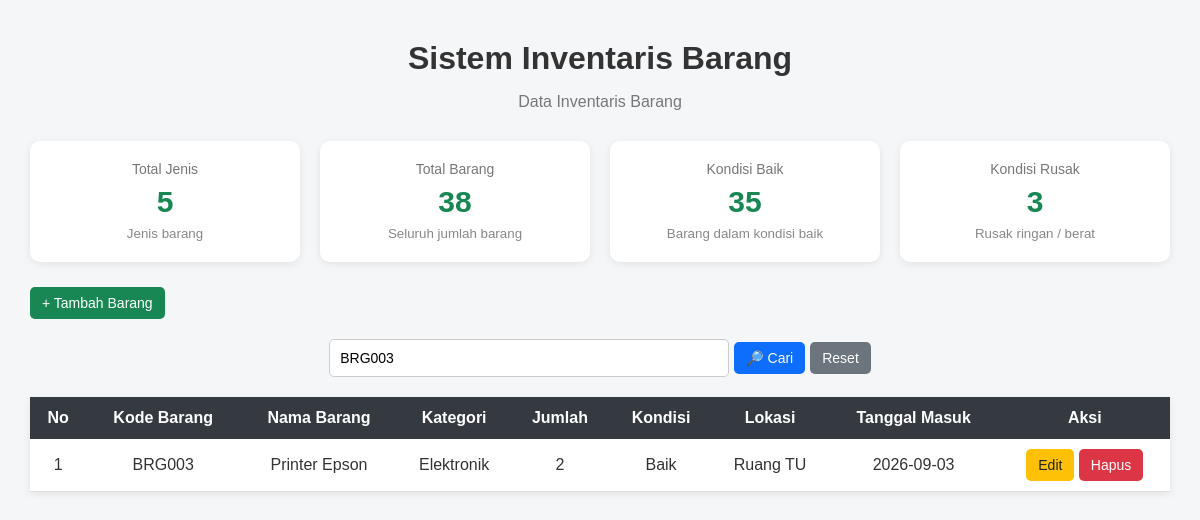
Page /index.php?keyword=BRG003 on the committed database.
### tables this page shows
CREATE TABLE `inventaris` (
  `id_barang` int NOT NULL,
  `kode_barang` varchar(20) NOT NULL,
  `nama_barang` varchar(100) NOT NULL,
  `kategori` varchar(50) NOT NULL,
  `jumlah` int NOT NULL,
  `kondisi` varchar(30) NOT NULL,
  `lokasi` varchar(100) NOT NULL,
  `tanggal_masuk` date NOT NULL
);

### index.php (the view, shortened to what this page needs)
<?php
include "koneksi.php";
$keyword = $_GET['keyword'] ?? '';
$query = "SELECT * FROM inventaris
          WHERE kode_barang LIKE '%$keyword%'
          OR nama_barang LIKE '%$keyword%'
          OR kategori LIKE '%$keyword%'
          OR lokasi LIKE '%$keyword%'
          ORDER BY id_barang DESC";
$result = mysqli_query($koneksi, $query);
$query_total = "SELECT SUM(jumlah) AS total_barang FROM inventaris";
$result_total = mysqli_query($koneksi, $query_total);
$data_total = mysqli_fetch_assoc($result_total);
$total_barang = $data_total['total_barang'] ?? 0;
$query_jenis = "SELECT COUNT(*) AS total_jenis FROM inventaris";
$result_jenis = mysqli_query($koneksi, $query_jenis);
$data_jenis = mysqli_fetch_assoc($result_jenis);
$total_jenis = $data_jenis['total_jenis'] ?? 0;
$query_baik = "SELECT SUM(jumlah) AS total_baik
               FROM inventaris
               WHERE kondisi = 'Baik'";
$result_baik = mysqli_query($koneksi, $query_baik);
$data_baik = mysqli_fetch_assoc($result_baik);
$total_baik = $data_baik['total_baik'] ?? 0;
$query_rusak = "SELECT SUM(jumlah) AS total_rusak
                FROM inventaris
                WHERE kondisi != 'Baik'";
$result_rusak = mysqli_query($koneksi, $query_rusak);
$data_rusak = mysqli_fetch_assoc($result_rusak);
$total_rusak = $data_rusak['total_rusak'] ?? 0;
?>
<!DOCTYPE html>
<html lang="id">
<head>
    <link rel="stylesheet" href="style.css">
</head>
<body>
    <div class="container">
        <h1>Sistem Inventaris Barang</h1>
        <p class="subtitle">
            Data Inventaris Barang
        </p>
       <div class="stats">
            <div class="stat-box">
                <span>Total Jenis</span>
                <strong><?= $total_jenis; ?></strong>
                <small>Jenis barang</small>
            </div>
            <div class="stat-box">
                <span>Total Barang</span>
                <strong><?= $total_barang; ?></strong>
                <small>Seluruh jumlah barang</small>
            </div>
            <div class="stat-box">
                <span>Kondisi Baik</span>
                <strong><?= $total_baik; ?></strong>
                <small>Barang dalam kondisi baik</small>
            </div>
            <div class="stat-box">
                <span>Kondisi Rusak</span>
                <strong><?= $total_rusak; ?></strong>
                <small>Rusak ringan / berat</small>
            </div>
        </div>
        <div class="toolbar">
            <a href="tambah.php" class="btn tambah">
                + Tambah Barang
            </a>
        </div>
        <form method="GET" action="index.php" class="search-box">
            <input
                type="text"
                name="keyword"
                placeholder="Cari kode, nama, kategori, atau lokasi..."
                value="<?= htmlspecialchars($keyword); ?>"
            >
            <button type="submit" class="btn cari">
                🔎 Cari
            </button>
            <a href="index.php" class="btn reset">
                Reset
            </a>
        </form>
        <table>
            <thead>
                <tr>
                    <th>No</th>
                    <th>Kode Barang</th>
                    <th>Nama Barang</th>
                    <th>Kategori</th>
                    <th>Jumlah</th>
                    <th>Kondisi</th>
                    <th>Lokasi</th>
                    <th>Tanggal Masuk</th>
                    <th>Aksi</th>
                </tr>
            </thead>
            <tbody>
                <?php
                $no = 1;
                while ($data = mysqli_fetch_assoc($result)) {
                ?>
                <tr>
                    <td><?= $no++; ?></td>
                    <td><?= $data['kode_barang']; ?></td>
                    <td><?= $data['nama_barang']; ?></td>
                    <td><?= $data['kategori']; ?></td>
                    <td><?= $data['jumlah']; ?></td>
                    <td><?= $data['kondisi']; ?></td>
                    <td><?= $data['lokasi']; ?></td>
                    <td><?= $data['tanggal_masuk']; ?></td>
                    <td>
                        <a href="edit.php?id=<?= $data['id_barang']; ?>" class="btn edit">
                            Edit
                        </a>
                        <a href="hapus.php?id=<?= $data['id_barang']; ?>"
                           class="btn hapus"
                           onclick="return confirm('Apakah kamu yakin ingin menghapus data ini?');">
                            Hapus
                        </a>
                    </td>
                </tr>
                <?php
                }
                ?>
            </tbody>
        </table>
    </div>
</body>
</html>

### style.css (style rules this page uses)
* { box-sizing: border-box; }
body { margin: 0; font-family: Arial, sans-serif; background-color: #f4f6f8; color: #333; }
.container { width: 95%; max-width: 1300px; margin: 40px auto; }
h1 { text-align: center; margin-bottom: 5px; }
.subtitle { text-align: center; color: #777; margin-bottom: 30px; }
.toolbar { margin-bottom: 20px; }
.btn { display: inline-block; padding: 8px 12px; text-decoration: none; border-radius: 5px; font-size: 14px; }
.tambah { background-color: #198754; color: white; }
.edit { background-color: #ffc107; color: #222; }
.hapus { background-color: #dc3545; color: white; }
table { width: 100%; border-collapse: collapse; background-color: white; box-shadow: 0 2px 8px rgba(0, 0, 0, 0.08); }
th { background-color: #343a40; color: white; padding: 12px; }
td { padding: 10px; border-bottom: 1px solid #ddd; text-align: center; }
.search-box { display: flex; justify-content: center; align-items: center; gap: 5px; margin: 20px 0; }
.search-box input { width: 400px; max-width: 100%; padding: 10px; border: 1px solid #ccc; border-radius: 5px; font-size: 14px; }
.cari { background-color: #0d6efd; color: white; border: none; cursor: pointer; }
.reset { background-color: #6c757d; color: white; }
.stats { display: grid; grid-template-columns: repeat(4, 1fr); gap: 20px; margin: 25px 0; }
.stat-box { background-color: white; padding: 20px; border-radius: 10px; text-align: center; box-shadow: 0 2px 8px rgba(0, 0, 0, 0.08); }
.stat-box span { display: block; color: #777; font-size: 14px; margin-bottom: 8px; }
.stat-box strong { display: block; font-size: 30px; color: #198754; margin-bottom: 5px; }
.stat-box small { color: #888; }

### rows in the picture
inventaris: kode_barang "BRG003", nama_barang "Printer Epson", kategori "Elektronik", jumlah "2", kondisi "Baik", lokasi "Ruang TU", tanggal_masuk "2026-09-03"

### other values in the picture
$total_jenis "5"
$total_barang "38"
$total_baik "35"
$total_rusak "3"
